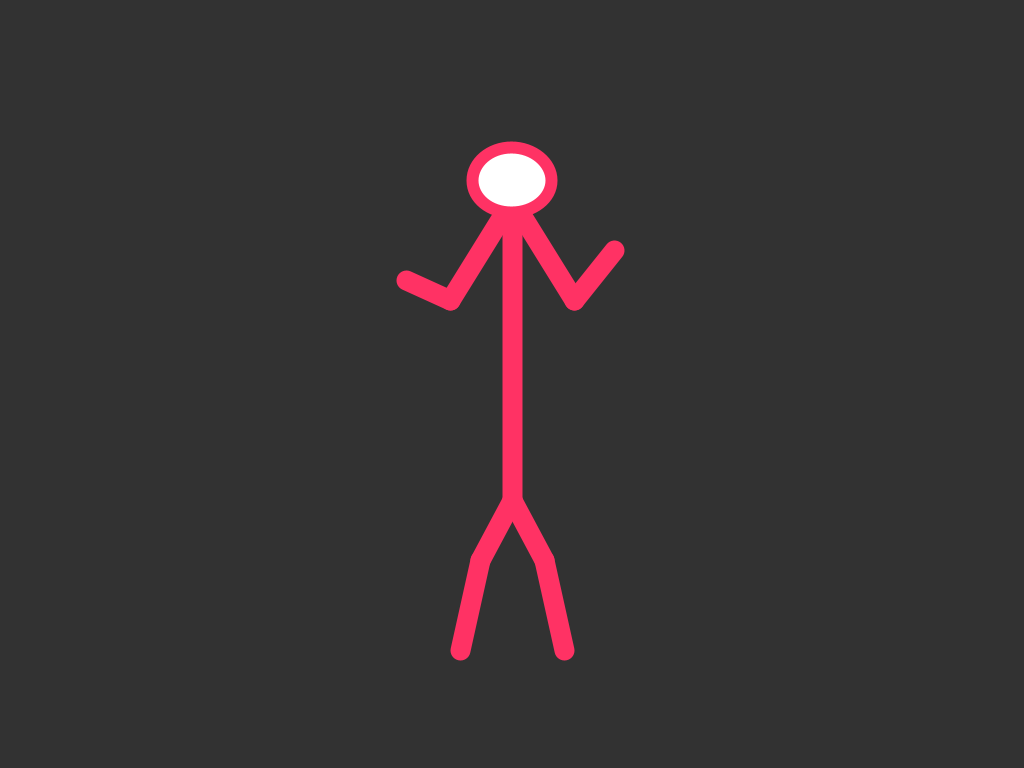
Frame 1 (no input)
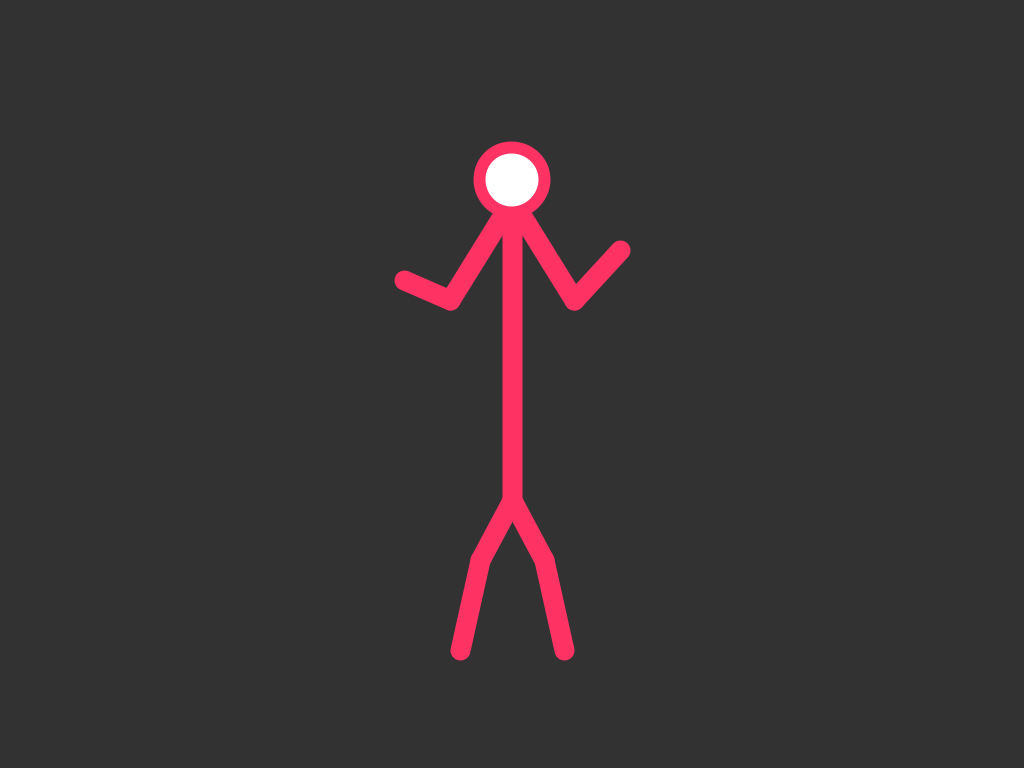
Frame 60 (the mouse pressed at the canvas centre just before this capture)
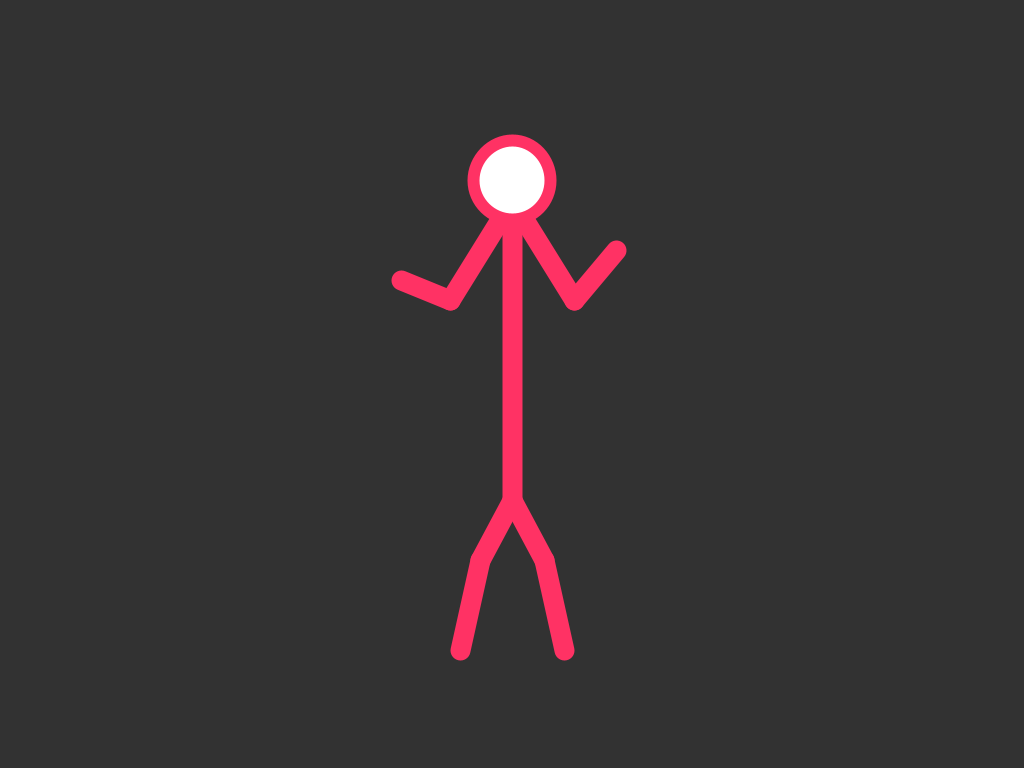
Frame 120 (the mouse held since frame 60 and released just before this capture)

The Processing sketch that drew these frames (run headless with seeded random() and noise(); from frame 60 on, the mouse is pressed at the canvas centre):

// Processing sketch: STICKMAN
// ── STICKMAN.pde
float righthandX;
float lefthandX;
float handY;
float headsizeWidth;
float headsizeHeight;

void setup() {
  size(1024, 768);
}

void draw(){
  background(50);
  
  righthandX=random(400,410);
  lefthandX=random(612,622);
  //handY=random(280,290);
  
//body
stroke(255, 50, 100, 255);
strokeWeight(20);
line(512, 200, 512, 500);

//right arm
stroke(255, 50, 100, 255);
strokeWeight(20);
line(512, 200, 450, 300);
line(450, 300, righthandX, 280);

//left arm
stroke(255, 50, 100, 255);
strokeWeight(20);
line(512, 200, 574, 300);
line(574, 300, lefthandX, 250);

//head
headsizeWidth=random(60,80);
headsizeHeight=random(60,80);
stroke(255, 50, 100, 255);
strokeWeight(12);
ellipseMode(CENTER);
ellipse(512, 180, headsizeWidth, headsizeHeight);

//right leg
stroke(255, 50, 100, 255);
strokeWeight(20);
line(512, 500, 480, 560);
line(480, 560, 460, 650);

//left leg
stroke(255, 50, 100, 255);
strokeWeight(20);
line(512, 500, 544, 560);
line(544, 560, 564, 650);
}
